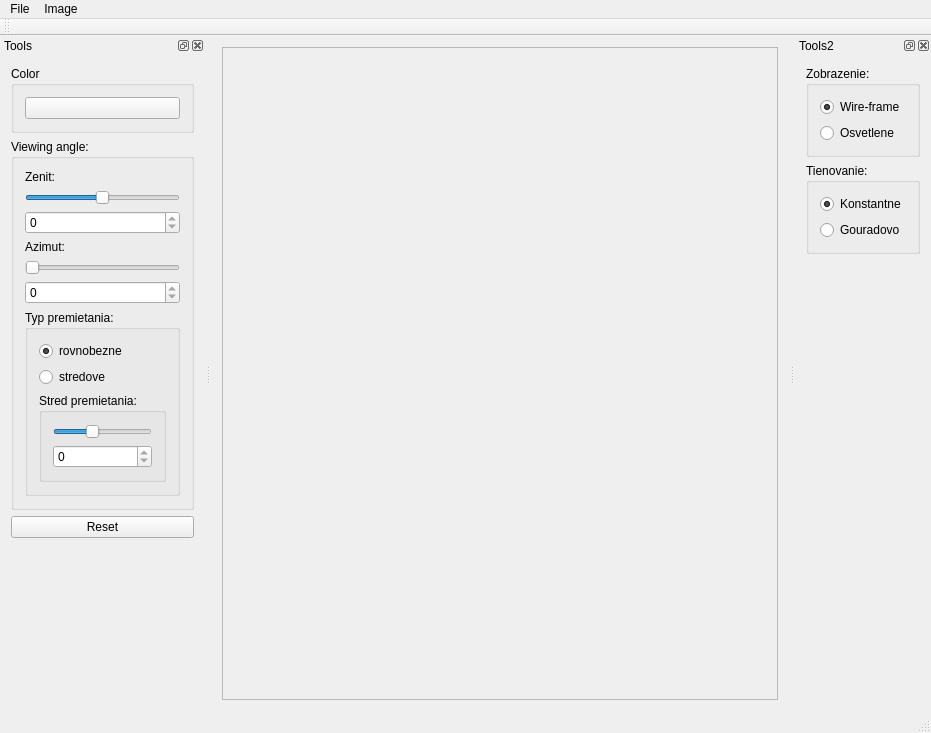
<?xml version="1.0" encoding="UTF-8"?>
<ui version="4.0">
 <class>ImageViewerClass</class>
 <widget class="QMainWindow" name="ImageViewerClass">
  <property name="geometry">
   <rect>
    <x>0</x>
    <y>0</y>
    <width>931</width>
    <height>733</height>
   </rect>
  </property>
  <property name="windowTitle">
   <string>ImageViewer</string>
  </property>
  <widget class="QWidget" name="centralWidget">
   <layout class="QHBoxLayout" name="horizontalLayout_3">
    <item>
     <widget class="QScrollArea" name="scrollArea">
      <property name="widgetResizable">
       <bool>true</bool>
      </property>
      <widget class="QWidget" name="scrollAreaWidgetContents">
       <property name="geometry">
        <rect>
         <x>0</x>
         <y>0</y>
         <width>609</width>
         <height>642</height>
        </rect>
       </property>
      </widget>
     </widget>
    </item>
   </layout>
  </widget>
  <widget class="QMenuBar" name="menuBar">
   <property name="geometry">
    <rect>
     <x>0</x>
     <y>0</y>
     <width>931</width>
     <height>30</height>
    </rect>
   </property>
   <widget class="QMenu" name="menuFile">
    <property name="title">
     <string>File</string>
    </property>
    <widget class="QMenu" name="menuOpen">
     <property name="title">
      <string>Open</string>
     </property>
     <addaction name="separator"/>
     <addaction name="actionVTKfile"/>
     <addaction name="actionImage"/>
    </widget>
    <addaction name="menuOpen"/>
    <addaction name="actionSave_as"/>
    <addaction name="separator"/>
    <addaction name="actionExit"/>
   </widget>
   <widget class="QMenu" name="menuImage">
    <property name="title">
     <string>Image</string>
    </property>
    <addaction name="actionClear"/>
   </widget>
   <addaction name="menuFile"/>
   <addaction name="menuImage"/>
  </widget>
  <widget class="QToolBar" name="mainToolBar">
   <attribute name="toolBarArea">
    <enum>TopToolBarArea</enum>
   </attribute>
   <attribute name="toolBarBreak">
    <bool>false</bool>
   </attribute>
  </widget>
  <widget class="QStatusBar" name="statusBar"/>
  <widget class="QDockWidget" name="dockWidget">
   <property name="windowTitle">
    <string>Tools</string>
   </property>
   <attribute name="dockWidgetArea">
    <number>1</number>
   </attribute>
   <widget class="QWidget" name="dockWidgetContents">
    <layout class="QVBoxLayout" name="verticalLayout">
     <item>
      <widget class="QGroupBox" name="groupBox">
       <property name="title">
        <string>Color</string>
       </property>
       <layout class="QVBoxLayout" name="verticalLayout_2">
        <item>
         <widget class="QPushButton" name="pushButtonSetColor">
          <property name="text">
           <string/>
          </property>
         </widget>
        </item>
       </layout>
      </widget>
     </item>
     <item>
      <widget class="QGroupBox" name="groupBox_2">
       <property name="title">
        <string>Viewing angle:</string>
       </property>
       <layout class="QVBoxLayout" name="verticalLayout_3">
        <item>
         <widget class="QLabel" name="label_2">
          <property name="text">
           <string>Zenit:</string>
          </property>
         </widget>
        </item>
        <item>
         <widget class="QSlider" name="zenitSlider">
          <property name="minimum">
           <number>-90</number>
          </property>
          <property name="maximum">
           <number>90</number>
          </property>
          <property name="orientation">
           <enum>Qt::Horizontal</enum>
          </property>
         </widget>
        </item>
        <item>
         <widget class="QSpinBox" name="zenitSpinBox">
          <property name="readOnly">
           <bool>true</bool>
          </property>
          <property name="minimum">
           <number>-90</number>
          </property>
          <property name="maximum">
           <number>90</number>
          </property>
         </widget>
        </item>
        <item>
         <widget class="QLabel" name="label">
          <property name="text">
           <string>Azimut:</string>
          </property>
         </widget>
        </item>
        <item>
         <widget class="QSlider" name="azimutSlider">
          <property name="maximum">
           <number>360</number>
          </property>
          <property name="orientation">
           <enum>Qt::Horizontal</enum>
          </property>
         </widget>
        </item>
        <item>
         <widget class="QSpinBox" name="azimutSpinBox">
          <property name="readOnly">
           <bool>true</bool>
          </property>
          <property name="maximum">
           <number>360</number>
          </property>
         </widget>
        </item>
        <item>
         <widget class="QGroupBox" name="groupBox_3">
          <property name="title">
           <string>Typ premietania:</string>
          </property>
          <layout class="QVBoxLayout" name="verticalLayout_4">
           <item>
            <widget class="QRadioButton" name="rovnobezneButton">
             <property name="text">
              <string>rovnobezne</string>
             </property>
             <property name="checked">
              <bool>true</bool>
             </property>
            </widget>
           </item>
           <item>
            <widget class="QRadioButton" name="stredoveButton">
             <property name="text">
              <string>stredove</string>
             </property>
             <property name="checked">
              <bool>false</bool>
             </property>
            </widget>
           </item>
           <item>
            <widget class="QGroupBox" name="groupBox_4">
             <property name="title">
              <string>Stred premietania:</string>
             </property>
             <layout class="QVBoxLayout" name="verticalLayout_5">
              <item>
               <widget class="QSlider" name="szSlider">
                <property name="minimum">
                 <number>100</number>
                </property>
                <property name="maximum">
                 <number>500</number>
                </property>
                <property name="value">
                 <number>250</number>
                </property>
                <property name="orientation">
                 <enum>Qt::Horizontal</enum>
                </property>
               </widget>
              </item>
              <item>
               <widget class="QSpinBox" name="sz_spinbox">
                <property name="readOnly">
                 <bool>true</bool>
                </property>
                <property name="maximum">
                 <number>1000</number>
                </property>
               </widget>
              </item>
             </layout>
            </widget>
           </item>
          </layout>
         </widget>
        </item>
       </layout>
      </widget>
     </item>
     <item>
      <widget class="QPushButton" name="resetButton">
       <property name="text">
        <string>Reset</string>
       </property>
      </widget>
     </item>
     <item>
      <spacer name="verticalSpacer">
       <property name="orientation">
        <enum>Qt::Vertical</enum>
       </property>
       <property name="sizeHint" stdset="0">
        <size>
         <width>20</width>
         <height>40</height>
        </size>
       </property>
      </spacer>
     </item>
    </layout>
   </widget>
  </widget>
  <widget class="QDockWidget" name="dockWidget_2">
   <property name="windowTitle">
    <string>Tools2</string>
   </property>
   <attribute name="dockWidgetArea">
    <number>2</number>
   </attribute>
   <widget class="QWidget" name="dockWidgetContents_2">
    <layout class="QVBoxLayout" name="verticalLayout_8">
     <item>
      <widget class="QGroupBox" name="groupBox_6">
       <property name="title">
        <string>Zobrazenie:</string>
       </property>
       <layout class="QVBoxLayout" name="verticalLayout_7">
        <item>
         <widget class="QRadioButton" name="wireframeButton">
          <property name="text">
           <string>Wire-frame</string>
          </property>
          <property name="checked">
           <bool>true</bool>
          </property>
         </widget>
        </item>
        <item>
         <widget class="QRadioButton" name="osvetleneButton">
          <property name="text">
           <string>Osvetlene</string>
          </property>
         </widget>
        </item>
       </layout>
      </widget>
     </item>
     <item>
      <widget class="QGroupBox" name="groupBox_5">
       <property name="title">
        <string>Tienovanie:</string>
       </property>
       <layout class="QVBoxLayout" name="verticalLayout_6">
        <item>
         <widget class="QRadioButton" name="konstButton">
          <property name="text">
           <string>Konstantne</string>
          </property>
          <property name="checked">
           <bool>true</bool>
          </property>
         </widget>
        </item>
        <item>
         <widget class="QRadioButton" name="gourButton">
          <property name="text">
           <string>Gouradovo</string>
          </property>
         </widget>
        </item>
       </layout>
      </widget>
     </item>
     <item>
      <spacer name="verticalSpacer_2">
       <property name="orientation">
        <enum>Qt::Vertical</enum>
       </property>
       <property name="sizeHint" stdset="0">
        <size>
         <width>20</width>
         <height>40</height>
        </size>
       </property>
      </spacer>
     </item>
    </layout>
   </widget>
  </widget>
  <action name="actionSave_as">
   <property name="text">
    <string>Save as</string>
   </property>
   <property name="shortcut">
    <string>Ctrl+S</string>
   </property>
  </action>
  <action name="actionClear">
   <property name="text">
    <string>Clear</string>
   </property>
  </action>
  <action name="actionExit">
   <property name="text">
    <string>Exit</string>
   </property>
   <property name="shortcut">
    <string>Alt+F4</string>
   </property>
  </action>
  <action name="actionResize">
   <property name="text">
    <string>Resize</string>
   </property>
  </action>
  <action name="actionVTKfile">
   <property name="text">
    <string>VTK file</string>
   </property>
  </action>
  <action name="actionImage">
   <property name="text">
    <string>Image</string>
   </property>
  </action>
 </widget>
 <layoutdefault spacing="6" margin="11"/>
 <resources>
  <include location="ImageViewer.qrc"/>
 </resources>
 <connections/>
</ui>
